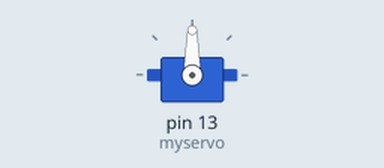
This sketch was run on a simulated Arduino Uno, built with avr-gcc and run on an emulated ATmega328P. Shown: servo.

Above: at 0.05 s.
At 4.5 s:
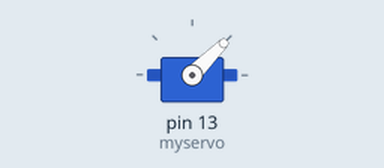
At 9.0 s:
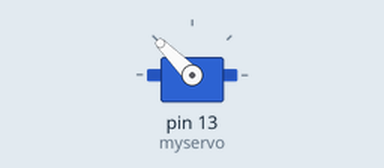
Timing chart, 0 to 11.7 s (numbered marks = the images above):
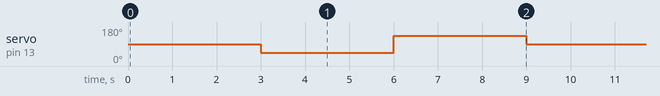

Measured:
- by itself, servo on pin 13 (myservo): repeats every 9.0 s: 135° 3.0 s, 90° 3.0 s, 45° 3.0 s

The sketch:

Articulated_45_135.ino.ino
```cpp
//www.elegoo.com
//2018.12.19
#include <Servo.h>
Servo myservo;

void setup(){
  myservo.attach(13); //D13
//  myservo2.attach(12);

}
void loop(){
/*  for (int i = 0; i <= 180; i++) // for loop that makes Servo 1 (Pin 13) and Servo 2 (Pin 12) move 0 to 180
  {
  myservo.write(i);
//  myservo2.write(i);
  delay(5);
  }

for (int j = 180; j >= 0; j--) // for loop that makes Servo 1 (Pin 13) and Servo 2 (Pin 12) move 0 to 180
  {
  myservo.write(j);
//  myservo2.write(i);
  delay(5);
  }

*/

  myservo.write(90);
  delay(3000);
  myservo.write(45);
  delay(3000);
  myservo.write(135);
  delay(3000);


}
```
